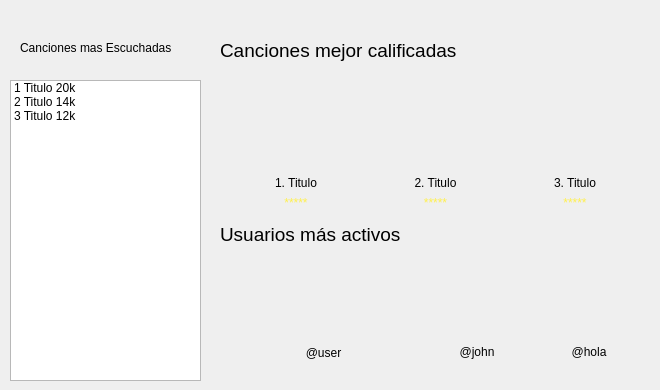
             <widget class="QWidget" name="page_10">
              <widget class="QListWidget" name="listWidget_7">
               <property name="geometry">
                <rect>
                 <x>10</x>
                 <y>80</y>
                 <width>191</width>
                 <height>301</height>
                </rect>
               </property>
               <item>
                <property name="text">
                 <string>1 Titulo 20k</string>
                </property>
               </item>
               <item>
                <property name="text">
                 <string>2 Titulo 14k</string>
                </property>
               </item>
               <item>
                <property name="text">
                 <string>3 Titulo 12k</string>
                </property>
               </item>
              </widget>
              <widget class="QLabel" name="label_48">
               <property name="geometry">
                <rect>
                 <x>20</x>
                 <y>40</y>
                 <width>171</width>
                 <height>16</height>
                </rect>
               </property>
               <property name="text">
                <string>Canciones mas Escuchadas</string>
               </property>
              </widget>
              <widget class="QWidget" name="verticalWidget_8" native="true">
               <property name="geometry">
                <rect>
                 <x>220</x>
                 <y>30</y>
                 <width>431</width>
                 <height>341</height>
                </rect>
               </property>
               <layout class="QVBoxLayout" name="verticalLayout_19">
                <item>
                 <widget class="QLabel" name="label_49">
                  <property name="maximumSize">
                   <size>
                    <width>16777215</width>
                    <height>40</height>
                   </size>
                  </property>
                  <property name="styleSheet">
                   <string notr="true">font: 14pt;</string>
                  </property>
                  <property name="text">
                   <string>Canciones mejor calificadas</string>
                  </property>
                 </widget>
                </item>
                <item>
                 <widget class="QWidget" name="horizontalWidget_21" native="true">
                  <layout class="QHBoxLayout" name="horizontalLayout_28">
                   <item>
                    <layout class="QVBoxLayout" name="verticalLayout_20">
                     <item>
                      <widget class="QLabel" name="label_50">
                       <property name="minimumSize">
                        <size>
                         <width>0</width>
                         <height>85</height>
                        </size>
                       </property>
                       <property name="text">
                        <string/>
                       </property>
                      </widget>
                     </item>
                     <item>
                      <widget class="QLabel" name="label_51">
                       <property name="maximumSize">
                        <size>
                         <width>16777215</width>
                         <height>40</height>
                        </size>
                       </property>
                       <property name="text">
                        <string>1. Titulo</string>
                       </property>
                       <property name="alignment">
                        <set>Qt::AlignmentFlag::AlignCenter</set>
                       </property>
                      </widget>
                     </item>
                     <item>
                      <widget class="QLabel" name="label_52">
                       <property name="maximumSize">
                        <size>
                         <width>16777215</width>
                         <height>40</height>
                        </size>
                       </property>
                       <property name="styleSheet">
                        <string notr="true">color: rgb(255, 240, 79);</string>
                       </property>
                       <property name="text">
                        <string>*****</string>
                       </property>
                       <property name="alignment">
                        <set>Qt::AlignmentFlag::AlignCenter</set>
                       </property>
                      </widget>
                     </item>
                    </layout>
                   </item>
                   <item>
                    <layout class="QVBoxLayout" name="verticalLayout_21">
                     <item>
                      <widget class="QLabel" name="label_53">
                       <property name="minimumSize">
                        <size>
                         <width>0</width>
                         <height>85</height>
                        </size>
                       </property>
                       <property name="text">
                        <string/>
                       </property>
                      </widget>
                     </item>
                     <item>
                      <widget class="QLabel" name="label_54">
                       <property name="maximumSize">
                        <size>
                         <width>16777215</width>
                         <height>40</height>
                        </size>
                       </property>
                       <property name="text">
                        <string>2. Titulo</string>
                       </property>
                       <property name="alignment">
                        <set>Qt::AlignmentFlag::AlignCenter</set>
                       </property>
                      </widget>
                     </item>
                     <item>
                      <widget class="QLabel" name="label_55">
                       <property name="maximumSize">
                        <size>
                         <width>16777215</width>
                         <height>40</height>
                        </size>
                       </property>
                       <property name="styleSheet">
                        <string notr="true">color: rgb(255, 240, 79);</string>
                       </property>
                       <property name="text">
                        <string>*****</string>
                       </property>
                       <property name="alignment">
                        <set>Qt::AlignmentFlag::AlignCenter</set>
                       </property>
                      </widget>
                     </item>
                    </layout>
                   </item>
                   <item>
                    <layout class="QVBoxLayout" name="verticalLayout_22">
                     <item>
                      <widget class="QLabel" name="label_56">
                       <property name="minimumSize">
                        <size>
                         <width>0</width>
                         <height>85</height>
                        </size>
                       </property>
                       <property name="text">
                        <string/>
                       </property>
                      </widget>
                     </item>
                     <item>
                      <widget class="QLabel" name="label_57">
                       <property name="maximumSize">
                        <size>
                         <width>16777215</width>
                         <height>40</height>
                        </size>
                       </property>
                       <property name="text">
                        <string>3. Titulo</string>
                       </property>
                       <property name="alignment">
                        <set>Qt::AlignmentFlag::AlignCenter</set>
                       </property>
                      </widget>
                     </item>
                     <item>
                      <widget class="QLabel" name="label_58">
                       <property name="maximumSize">
                        <size>
                         <width>16777215</width>
                         <height>40</height>
                        </size>
                       </property>
                       <property name="styleSheet">
                        <string notr="true">color: rgb(255, 240, 79);</string>
                       </property>
                       <property name="text">
                        <string>*****</string>
                       </property>
                       <property name="alignment">
                        <set>Qt::AlignmentFlag::AlignCenter</set>
                       </property>
                      </widget>
                     </item>
                    </layout>
                   </item>
                  </layout>
                 </widget>
                </item>
                <item>
                 <widget class="QLabel" name="label_59">
                  <property name="maximumSize">
                   <size>
                    <width>16777215</width>
                    <height>18</height>
                   </size>
                  </property>
                  <property name="styleSheet">
                   <string notr="true">font: 14pt;</string>
                  </property>
                  <property name="text">
                   <string>Usuarios más activos</string>
                  </property>
                 </widget>
                </item>
                <item>
                 <widget class="QWidget" name="horizontalWidget_22" native="true">
                  <layout class="QHBoxLayout" name="horizontalLayout_29">
                   <item>
                    <layout class="QVBoxLayout" name="verticalLayout_23">
                     <item>
                      <widget class="QLabel" name="label_60">
                       <property name="minimumSize">
                        <size>
                         <width>4</width>
                         <height>80</height>
                        </size>
                       </property>
                       <property name="maximumSize">
                        <size>
                         <width>105</width>
                         <height>16777215</height>
                        </size>
                       </property>
                       <property name="text">
                        <string/>
                       </property>
                      </widget>
                     </item>
                     <item>
                      <widget class="QLabel" name="label_61">
                       <property name="maximumSize">
                        <size>
                         <width>16777215</width>
                         <height>20</height>
                        </size>
                       </property>
                       <property name="text">
                        <string>@user</string>
                       </property>
                       <property name="alignment">
                        <set>Qt::AlignmentFlag::AlignCenter</set>
                       </property>
                      </widget>
                     </item>
                    </layout>
                   </item>
                   <item>
                    <layout class="QVBoxLayout" name="verticalLayout_24">
                     <item>
                      <widget class="QLabel" name="label_62">
                       <property name="text">
                        <string/>
                       </property>
                      </widget>
                     </item>
                     <item>
                      <widget class="QLabel" name="label_63">
                       <property name="maximumSize">
                        <size>
                         <width>106</width>
                         <height>20</height>
                        </size>
                       </property>
                       <property name="text">
                        <string>@john</string>
                       </property>
                       <property name="alignment">
                        <set>Qt::AlignmentFlag::AlignCenter</set>
                       </property>
                      </widget>
                     </item>
                    </layout>
                   </item>
                   <item>
                    <layout class="QVBoxLayout" name="verticalLayout_25">
                     <item>
                      <widget class="QLabel" name="label_64">
                       <property name="text">
                        <string/>
                       </property>
                      </widget>
                     </item>
                     <item>
                      <widget class="QLabel" name="label_65">
                       <property name="maximumSize">
                        <size>
                         <width>106</width>
                         <height>20</height>
                        </size>
                       </property>
                       <property name="text">
                        <string>@hola</string>
                       </property>
                       <property name="alignment">
                        <set>Qt::AlignmentFlag::AlignCenter</set>
                       </property>
                      </widget>
                     </item>
                    </layout>
                   </item>
                  </layout>
                 </widget>
                </item>
               </layout>
              </widget>
             </widget>
